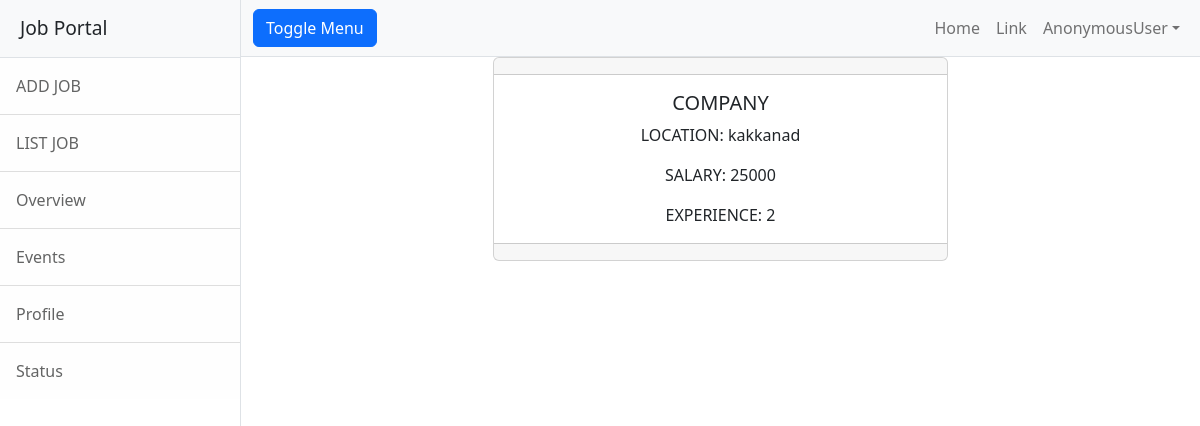
The app's page /employer/jobs/detail/1, older data.
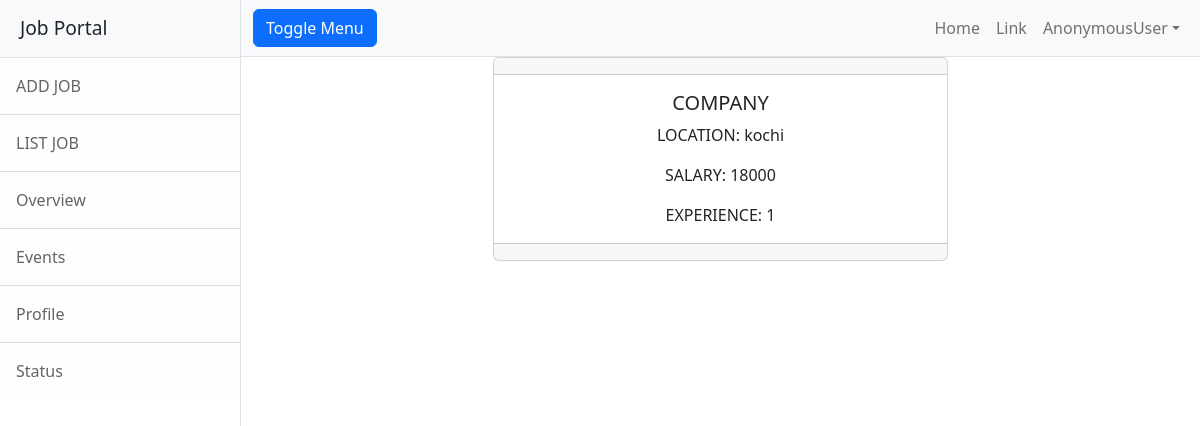
The same page, newer data.
### employer/models.py (models this page shows, shortened)
class Jobs(models.Model):
    job_title_name=models.CharField(max_length=150)
    company=models.ForeignKey(User,on_delete=models.CASCADE,related_name="company")
    location=models.CharField(max_length=150)
    salary=models.PositiveIntegerField(null=True)
    experience=models.PositiveIntegerField(default=0)
    created_date=models.DateField(auto_now_add=True)
    last_date=models.DateField(null=True)
    active_status=models.BooleanField(default=True)

### employer/views.py (the view)
# urls.py: path('jobs/detail/<int:id>',views.JobDetailView.as_view(),name="emp_jobdetails"),
class JobDetailView(DetailView):
    model = Jobs
    context_object_name = "job"
    template_name = "emp_jobdetails.html"
    pk_url_kwarg = "id"

### employer/templates/emp_jobdetails.html (shortened to what this page needs)
{%extends 'base.html'%}
{% block body_block%}
<div class="row">
    <div class="col-3"></div>
    <div class="col-6">
       <div class="card text-center">
  <div class="card-header">
  </div>
  <div class="card-body">
    <h5 class="card-title">
        <span>COMPANY</span>
    </h5>
    <p class="card-text"> LOCATION:
        {{job.location}}
    </p>
      <p class="card-text"> SALARY:
          {{job.salary}}
      </p>
      <p class="card-text"> EXPERIENCE:
          {{job.experience}}
      </p>
  </div>
  <div class="card-footer text-muted"></div>
</div>
    </div>
    <div class="col-3"></div>
</div>
{%endblock%}

### employer/templates/base.html (shortened to what this page needs)
<!DOCTYPE html>
{% load static %}
<html lang="en">
    <head>
        <link href="{% static 'css/styles.css' %}" rel="stylesheet" />
<link href="https://cdn.jsdelivr.net/npm/bootstrap@5.2.0-beta1/dist/css/bootstrap.min.css" rel="stylesheet">
    </head>
    <body>
        <div class="d-flex" id="wrapper">
            <div class="border-end bg-white" id="sidebar-wrapper">
                <div class="sidebar-heading border-bottom bg-light">Job Portal</div>
                <div class="list-group list-group-flush">
                    <a class="list-group-item list-group-item-action list-group-item-light p-3" href="{% url 'emp-addjob' %}">ADD JOB</a>
                    <a class="list-group-item list-group-item-action list-group-item-light p-3" href="{% url 'emp-alljobs' %}">LIST JOB</a>
                    <a class="list-group-item list-group-item-action list-group-item-light p-3" href="#!">Overview</a>
                    <a class="list-group-item list-group-item-action list-group-item-light p-3" href="#!">Events</a>
                    <a class="list-group-item list-group-item-action list-group-item-light p-3" href="#!">Profile</a>
                    <a class="list-group-item list-group-item-action list-group-item-light p-3" href="#!">Status</a>
                </div>
            </div>
            <div id="page-content-wrapper">
                <nav class="navbar navbar-expand-lg navbar-light bg-light border-bottom">
                    <div class="container-fluid">
                        <button class="btn btn-primary" id="sidebarToggle">Toggle Menu</button>
                        <div class="collapse navbar-collapse" id="navbarSupportedContent">
                            <ul class="navbar-nav ms-auto mt-2 mt-lg-0">
                                <li class="nav-item active"><a class="nav-link" href="{% url 'emp-home' %}">Home</a></li>
                                <li class="nav-item"><a class="nav-link" href="#!">Link</a></li>
                                <li class="nav-item dropdown">
                                    <a class="nav-link dropdown-toggle" id="navbarDropdown" href="#" role="button" data-bs-toggle="dropdown" aria-haspopup="true" aria-expanded="false">{{request.user}}</a>
                                </li>
                            </ul>
                        </div>
                    </div>
                </nav>
                <div class="container-fluid">
                    {% block body_block %}
                    {% endblock %}
                </div>
            </div>
        </div>
    </body>
</html>

Row changes from the older to the newer data that the page shows:
changed Jobs: location "kakkanad" → "kochi"; salary "25000" → "18000"; experience "2" → "1"
